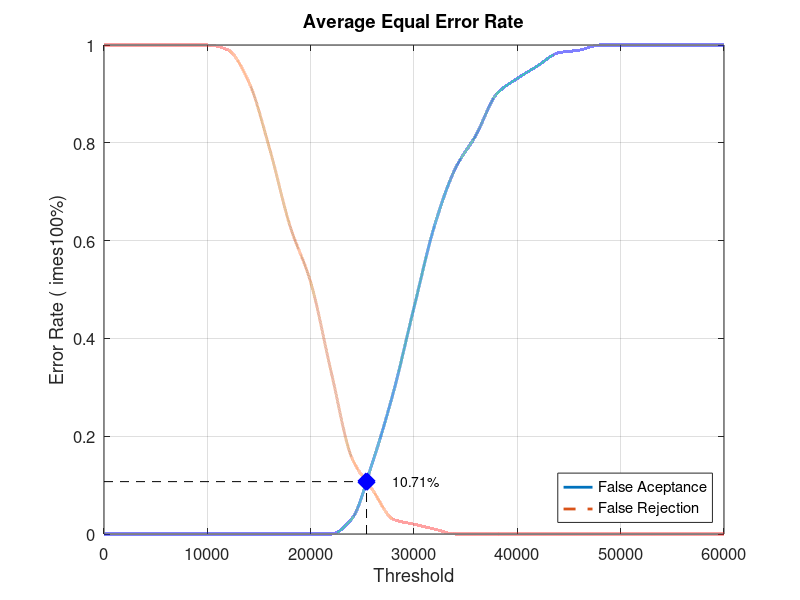
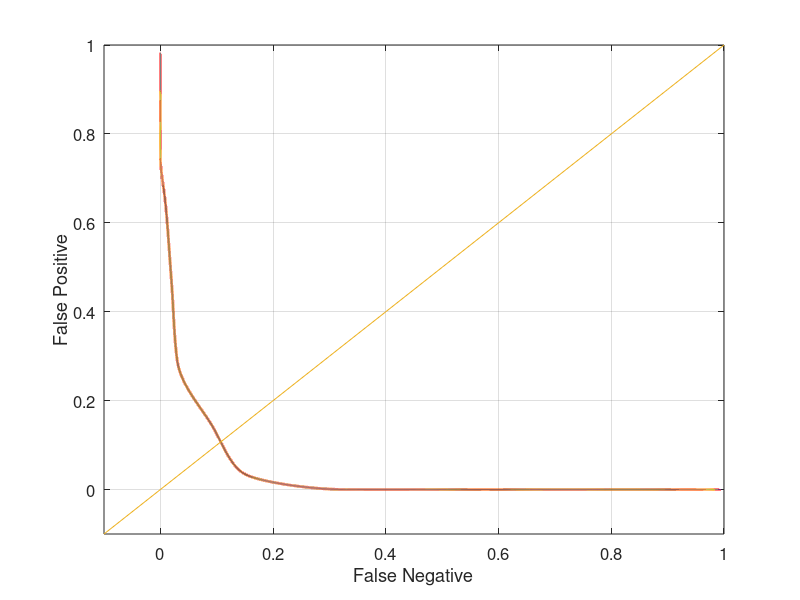

The MATLAB source for these figures, in order:
close all;
clear;
clc;
x = 0:2000:60000;
xq = 0:0.5:60000;

y0 = [0 0 0 0 0 0 0 0 0 0 0 0 0.0315789 0.147368 0.289474 0.463158 0.631579 0.747368 0.815789 0.9 0.931579 0.957895 0.984211 0.989474 1 1 1 1 1 1 1]
yy0 = interp1(x, y0, xq, 'pchip');
y1 = [1 1 1 1 1 1 0.99 0.925 0.79 0.63 0.515 0.33 0.155 0.09 0.03 0.02 0.01 0 0 0 0 0 0 0 0 0 0 0 0 0 0]
yy1 = interp1(x, y1, xq, 'pchip');

% Calculating EER: 
y2 = abs(y0 - y1);
find(y2 == min(y2))
yy2 = abs(yy0 - yy1);
xEER = find(yy2 == min(yy2));
xEERIndex = xq(xEER) % X-axis EER
yEER = yy0(xEER) % Y-axis EER

main = figure
plot(xq, yy0,'-','LineWidth', 2);	hold on
plot(xq, yy1,'--','LineWidth', 2);	hold on
plot([xEERIndex xEERIndex], [0 yEER], 'k--');	hold on
plot([0 xEERIndex], [yEER yEER], 'k--');	hold on
plot(xEERIndex, yEER, 'bx', 'LineWidth', 10);	hold on
text(xEERIndex + 10 * xEERIndex / 100, yEER, [num2str(round((10000 * yEER)) / 100) '%'])
legend('False Aceptance', 'False Rejection', 'Location', 'SouthEast')
xlabel('Threshold')
ylabel('Error Rate (	imes100%)')
title('Average Equal Error Rate')
set(gca, 'FontSize', 12)
axis([0 60000 0 1])
grid on

print(main, 'Database1_3Main', '-dpng');
FNRxFPR = figure('Color', [1 1 1]);
plot(yy1, yy0, '-', yy1, yy0, 'LineWidth', 2);
hold on
y = -0.1:0.1:1
plot(y, y); 
set(gca, 'FontSize', 12)
xlabel('False Negative')
ylabel('False Positive')
axis([-0.1 1 -0.1 1])
set(gca, 'FontSize', 12)
grid on

print(FNRxFPR, 'Database1_3FNRxFPR','-dpng');
